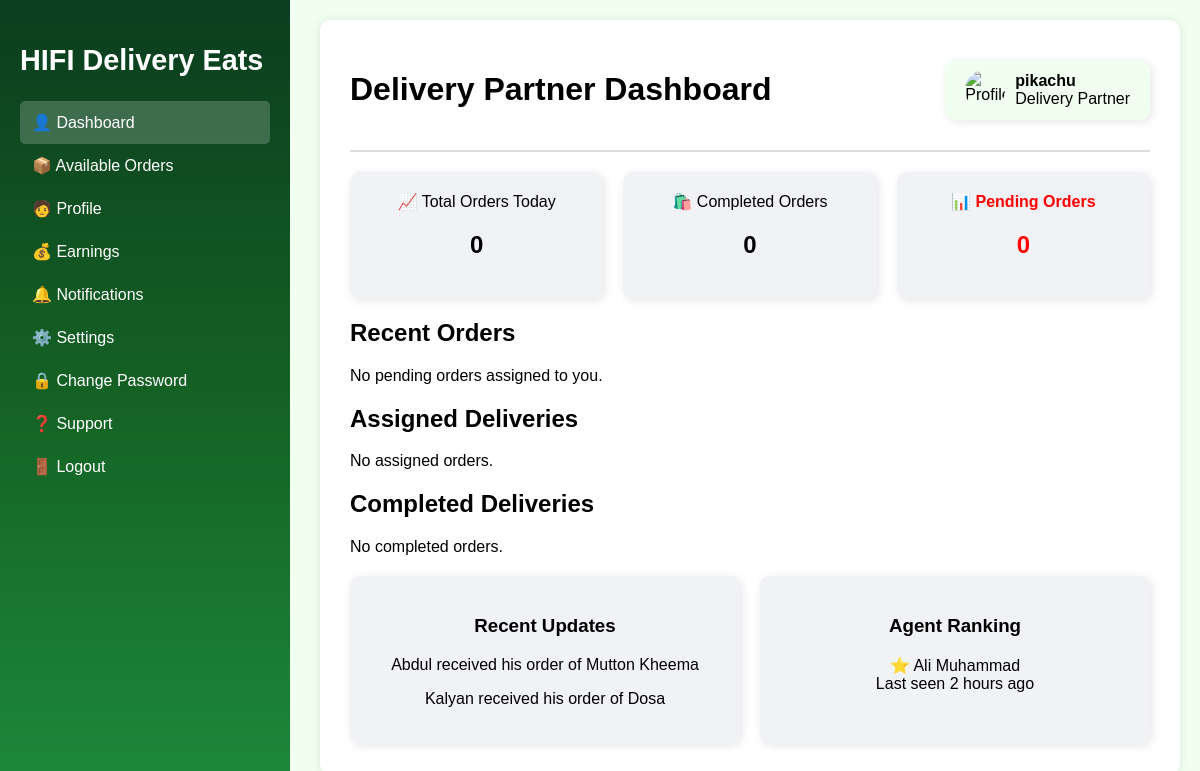
The page /delivery-agent (signed in) on the database as committed earlier.
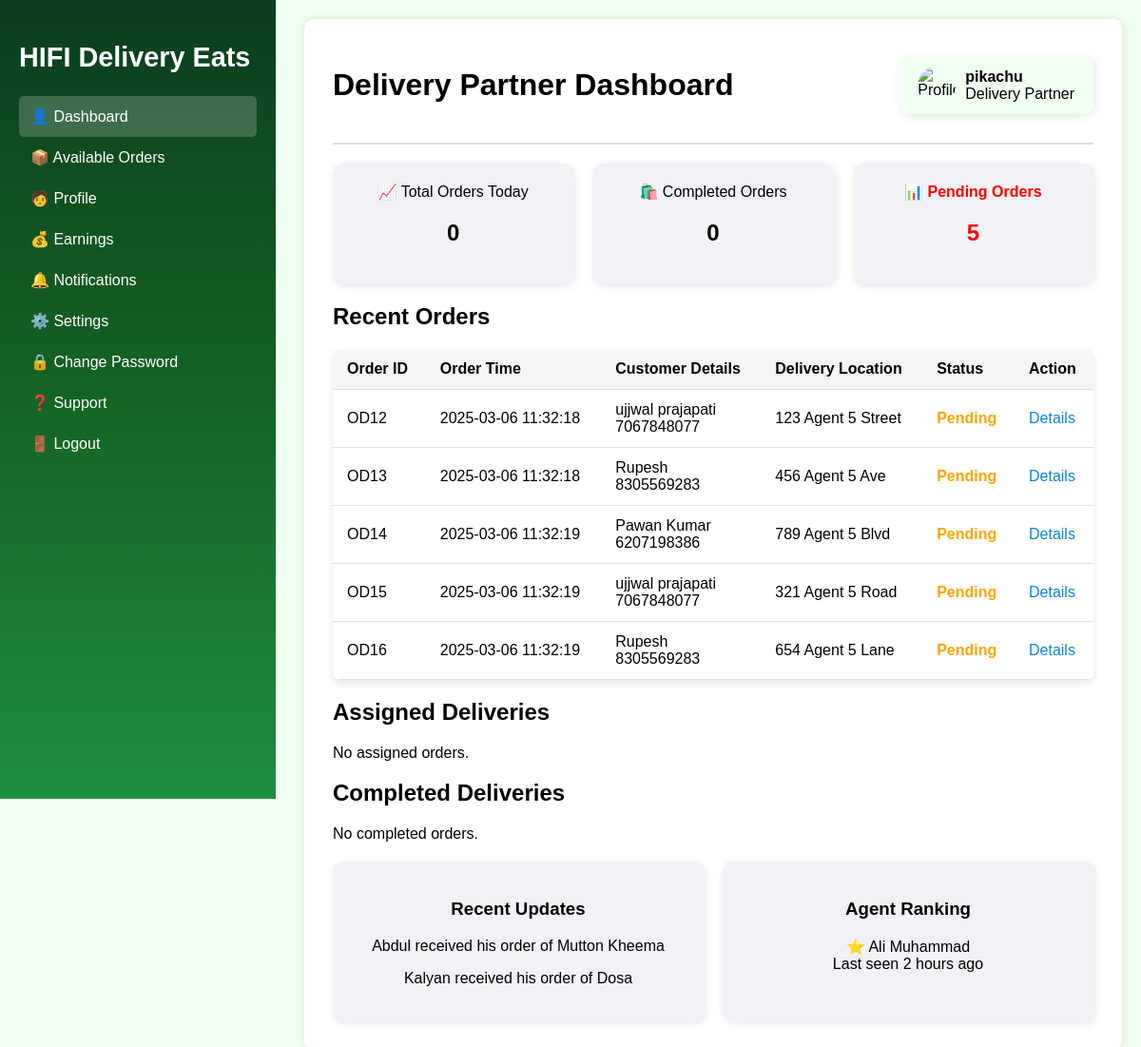
The same page on the database as committed later.
### models.py (models this page shows, shortened)
class DeliveryAgent(UserMixin, db.Model):
    __tablename__ = 'delivery_agent'
    id = db.Column(db.Integer, primary_key=True)
    username = db.Column(db.String(100))
    email = db.Column(db.String(100), unique=True)
    phone = db.Column(db.Integer, unique=True, nullable=False)
    password = db.Column(db.String(100), nullable=False)
    image = db.Column(db.String(255), nullable=True, server_default='')
    bio = db.Column(db.Text, nullable=True, server_default='')
    delivery_area = db.Column(db.String(100), nullable=False)
    available_slots = db.Column(db.Boolean, nullable=False, default=True)
    id_proof = db.Column(db.String(12), nullable=False, server_default='')
    is_approved = db.Column(db.Boolean, nullable=False, server_default='0')
    is_active = db.Column(db.Boolean, nullable=False, server_default='1')

class Order(db.Model):
    __tablename__ = 'order'
    id = db.Column(db.Integer, primary_key=True)
    user_id = db.Column(db.Integer, db.ForeignKey('customer.id'), nullable=False)
    delivery_agent_id = db.Column(db.Integer, db.ForeignKey('delivery_agent.id'), nullable=True)
    status = db.Column(db.String(50), nullable=False, default="Pending")
    total_price = db.Column(db.Float, nullable=False)
    delivery_location = db.Column(db.String(255), nullable=False)
    created_at = db.Column(db.DateTime, default=func.now())
    delivered_at = db.Column(db.DateTime, nullable=True)
    items = db.relationship("OrderItem", backref="order", lazy=True)
    user = db.relationship("Customer", back_populates="orders", foreign_keys=[user_id])  # Link to the user

class Customer(UserMixin, db.Model):
    __tablename__ = 'customer'
    id = db.Column(db.Integer, primary_key=True)
    username = db.Column(db.String(100))
    email = db.Column(db.String(100), unique=True)
    phone = db.Column(db.Integer,unique=True, nullable=False)
    password = db.Column(db.String(100), nullable=False)
    addresses = db.relationship("Address", backref="customer", lazy=True)
    orders = db.relationship("Order", back_populates="user", foreign_keys="Order.user_id")  # Orders placed by the user

### routes.py (the view)
    @app.route('/delivery-agent')
    def delivery_agent():
        agent = DeliveryAgent.query.get(current_user.id)
        address_subquery = (
            db.session.query(
                Address.customer_id,
                func.min(Address.address_line).label("customer_address")
            )
            .group_by(Address.customer_id)
            .subquery()
        )
        pending_orders = (
            db.session.query(
                Order.id.label("order_id"),
                Customer.id.label("customer_id"),
                Customer.username.label("customer_name"),
                Customer.phone.label("customer_phone"),
                address_subquery.c.customer_address,
                Order.status.label("order_status"),
                Order.total_price.label("order_total"),
                Order.delivery_location.label("delivery_location"),
                Order.created_at.label("order_date"),
            )
            .join(Customer, Order.user_id == Customer.id)
            .outerjoin(address_subquery, address_subquery.c.customer_id == Customer.id)
            .filter(Order.delivery_agent_id == current_user.id, Order.status == "Pending")
            .all()
        )
        assigned_orders = (
            db.session.query(
                Order.id.label("order_id"),
                Customer.id.label("customer_id"),
                Customer.username.label("customer_name"),
                Customer.phone.label("customer_phone"),
                Address.address_line.label("customer_address"),
                Order.status.label("order_status"),
                Order.total_price.label("order_total"),
                Order.delivery_location.label("delivery_location"),
                Order.created_at.label("order_date"),
            )
            .join(Customer, Order.user_id == Customer.id)
            .outerjoin(Address, Address.customer_id == Customer.id)
            .filter(Order.delivery_agent_id == current_user.id, Order.status == "Accepted")
            .distinct(Order.id)
            .all()
        )
        completed_orders = (
            db.session.query(
                Order.id.label("order_id"),
                Customer.id.label("customer_id"),
                Customer.username.label("customer_name"),
                Customer.phone.label("customer_phone"),
                Address.address_line.label("customer_address"),
                Order.status.label("order_status"),
                Order.total_price.label("order_total"),
                Order.delivery_location.label("delivery_location"),
                Order.created_at.label("order_date"),
            )
            .join(Customer, Order.user_id == Customer.id)
            .outerjoin(Address, Address.customer_id == Customer.id)
            .filter(Order.delivery_agent_id == current_user.id, Order.status == "Completed")
            .distinct(Order.id)
            .all()
        )
        today = datetime.datetime.now()
        todays_deliveries_count = (
            db.session.query(Order)
            .filter(
                Order.delivery_agent_id == current_user.id,
                db.func.date(Order.created_at) == today,
                Order.status == "Delivered"  # Adjust if your status differs
            )
            .count()
        )
        pending_count = (
            db.session.query(Order)
            .filter(Order.delivery_agent_id == current_user.id, Order.status == "Pending")
            .count()
        )
        completed_count = (
            db.session.query(Order)
            .filter(Order.delivery_agent_id == current_user.id, Order.status == "Completed")
            .count()
        )
        print(pending_orders)
        return render_template(
            'delivery_agent/dashboard.html',
            user=agent,
            pending_orders=pending_orders,
            assigned_orders=assigned_orders,
            completed_orders=completed_orders,
            todays_deliveries_count=todays_deliveries_count,
            pending_count=pending_count,
            completed_count=completed_count
        )

### templates/delivery_agent/dashboard.html
{% extends "delivery_agent/index.html" %}
{% block content %}
<header>
  <h1>Delivery Partner Dashboard</h1>
  <div class="admin-card">
    <img
      src="https://img.lovepik.com/element/45001/3052.png_860.png"
      alt="Profile"
      class="profile-image"
    />
    <div class="admin-info">
      <p><strong>{{ user.username }}</strong></p>
      <p class="role">Delivery Partner</p>
    </div>
  </div>
</header>
<section class="dashboard-stats">
  <div class="card">
    📈 Total Orders Today
    <h2>{{ todays_deliveries_count }}</h2>
  </div>
  <div class="card completed">
    🛍️ Completed Orders
    <h2>{{ completed_count }}</h2>
  </div>
  <div class="card pending">
    📊 Pending Orders
    <h2>{{ pending_count }}</h2>
  </div>
</section>
<section class="recent-orders">
  <h2>Recent Orders</h2>
  {% if pending_orders %}
  <table>
    <thead>
      <tr>
        <th>Order ID</th>
        <th>Order Time</th>
        <th>Customer Details</th>
        <th>Delivery Location</th>
        <th>Status</th>
        <th>Action</th>
      </tr>
    </thead>
    <tbody>
      {% for order in pending_orders %}
      <tr>
        <td>OD{{ order.order_id }}</td>
        <td>{{ order.order_date.strftime('%Y-%m-%d %H:%M:%S') }}</td>
        <td>
          {{ order.customer_name }}<br />
          {{ order.customer_phone }}
        </td>
        <td>{{ order.delivery_location }}</td>
        <td>{% if order.order_status == "Pending" %}
            <span class="status-value pending" id="orderStatus"
              >{{ order.order_status }}</span
            >
            {% elif order.order_status == "Completed" %}
            <span class="status-value completed" id="orderStatus"
              >{{ order.order_status }}</span
            >
            {% elif order.order_status == "In Progress" %}
            <span class="status-value in-progress" id="orderStatus"
              >{{ order.order_status }}</span
            >
            {% else %}
            <span class="status-value" id="orderStatus"
              >{{ order.order_status }}</span
            >
            {% endif %}</td>
        <td>
          <a href="{{ url_for('delivery_partner_order_detail', order_id=order.order_id) }}">Details</a>
        </td>
      </tr>
      {% endfor %}
    </tbody>
  </table>
  {% else %}
    <p>No pending orders assigned to you.</p>
  {% endif %}
</section>
<section class="recent-orders">
  <h2>Assigned Deliveries</h2>
  {% if assigned_orders %}
  <table>
    <thead>
      <tr>
        <th>Order ID</th>
        <th>Scheduled Delivery Time</th>
        <th>Customer Details</th>
        <th>Delivery Location</th>
        <th>Status</th>
        <th>Action</th>
      </tr>
    </thead>
    <tbody>
      {% for order in assigned_orders %}
      <tr>
        <td>OD{{ order.order_id }}</td>
        <td>{{ order.order_date.strftime('%Y-%m-%d %H:%M:%S') }}</td>
        <td>
          {{ order.customer_name }}<br />
          {{ order.customer_phone }}
        </td>
        <td>{{ order.delivery_location }}</td>
        <td>{{ order.order_status }}</td>
        <td>
          <a href="{{ url_for('delivery_partner_order_detail', order_id=order.order_id) }}">Details</a>
        </td>
      </tr>
      {% endfor %}
    </tbody>
  </table>
  {% else %}
    <p>No assigned orders.</p>
  {% endif %}
</section>
<section class="recent-orders">
  <h2>Completed Deliveries</h2>
  {% if completed_orders %}
  <table>
    <thead>
      <tr>
        <th>Order ID</th>
        <th>Delivery Date & Time</th>
        <th>Customer Details</th>
        <th>Delivery Location</th>
        <th>Status</th>
        <th>Action</th>
      </tr>
    </thead>
    <tbody>
      {% for order in completed_orders %}
      <tr>
        <td>OD{{ order.order_id }}</td>
        <td>{{ order.order_date.strftime('%Y-%m-%d %H:%M:%S') }}</td>
        <td>
          {{ order.customer_name }}<br />
          {{ order.customer_phone }}
        </td>
        <td>{{ order.delivery_location }}</td>
        <td>{{ order.order_status }}</td>
        <td>
          <a href="{{ url_for('delivery_partner_order_detail', order_id=order.order_id) }}">Details</a>
        </td>
      </tr>
      {% endfor %}
    </tbody>
  </table>
  {% else %}
    <p>No completed orders.</p>
  {% endif %}
</section>
<div class="side-info">
  <div class="side-card">
    <h3>Recent Updates</h3>
    <p>Abdul received his order of Mutton Kheema</p>
    <p>Kalyan received his order of Dosa</p>
  </div>
  <div class="side-card">
    <h3>Agent Ranking</h3>
    <p>⭐ Ali Muhammad<br />Last seen 2 hours ago</p>
  </div>
</div>
{% endblock content %}

### templates/delivery_agent/index.html (shortened to what this page needs)
<!DOCTYPE html>
<html lang="en">
<head>
  <link rel="stylesheet" href="/css/delivery_agent/index.css">
</head>
<body>
  <div class="sidebar">
    <h2>HIFI Delivery <span class="highlight">Eats</span></h2>
    <ul>
        <li class="{% if request.endpoint == 'delivery_agent' %}active{% endif %}">
          <a href="{{ url_for('delivery_agent') }}">👤 Dashboard</a>
        </li>
        <li >
          <a href="#">📦 Available Orders</a>
        </li>
        <li class="{% if request.endpoint == 'delivery_partner_profile' %}active{% endif %}">
          <a href="{{ url_for('delivery_partner_profile') }}">🧑 Profile</a>
        </li>
        <li >
          <a href="#">💰 Earnings</a>
        </li>
        <li >
          <a href="#">🔔 Notifications</a>
        </li>
        <li >
          <a href="#">⚙️ Settings</a>
        </li>
        <li >
          <a href="#">🔒 Change Password</a>
        </li>
        <li >
          <a href="#">❓ Support</a>
        </li>
        <li>
          <a href="{{ url_for('employee_logout') }}" class="logout">🚪 Logout</a>
        </li>
      </ul>
  </div>
  <div class="main-content">
    {% block content %}{% endblock content %}
  </div>
</body>
</html>

### static/css/delivery_agent/index.css (style rules this page uses)
body { font-family: 'Poppins', sans-serif; margin: 0; background: #f0fff0; }
.sidebar { position: fixed; top: 0; left: 0; width: 250px; height: 100vh; background: linear-gradient(180deg, #0b3d1e, #156425, #1e8e3e); padding: 20px; color: white; overflow-y: auto; }
.sidebar h2 { color: white; font-size: 1.8em; font-weight: bold; }
.sidebar ul { list-style: none; padding: 0; }
.sidebar ul li { padding: 12px; cursor: pointer; transition: 0.3s; color: white; }
.sidebar a { text-decoration: none; color: inherit; }
.main-content { margin: 20px 20px 20px 320px; padding: 30px; background: #ffffff; border-radius: 10px; box-shadow: 0px 0px 10px rgba(0,0,0,0.1); }
header { display: flex; justify-content: space-between; align-items: center; padding-bottom: 20px; border-bottom: 2px solid #ddd; }
.dashboard-stats { display: flex; gap: 20px; margin: 20px 0; }
.card { background: #f1f2f6; padding: 20px; border-radius: 10px; box-shadow: 2px 2px 10px rgba(0,0,0,0.1); flex: 1; text-align: center; transition: 0.3s; }
.admin-card { background: #f0fff0; padding: 10px 20px; border-radius: 10px; box-shadow: 2px 2px 10px rgba(0,0,0,0.1); display: flex; align-items: center; gap: 10px; transition: 0.3s; }
.admin-card p { margin: 0; }
.pending { color: red; font-weight: bold; }
table { width: 100%; border-collapse: collapse; margin-top: 20px; border-radius: 8px; overflow: hidden; box-shadow: 0 4px 8px rgba(0, 0, 0, 0.1); }
th, td { padding: 12px 15px; text-align: left; border-bottom: 1px solid #e0e0e0; }
th { background: #f5f5f5; font-weight: 600; }
td a { color: #0984e3; text-decoration: none; }
.side-info { display: flex; gap: 20px; margin-top: 20px; }
.side-card { background: #f1f2f6; padding: 20px; border-radius: 10px; box-shadow: 2px 2px 10px rgba(0,0,0,0.1); flex: 1; transition: 0.3s; text-align: center; }
.highlight { color: #ffffff; }
.profile-image { width: 40px; height: 40px; border-radius: 50%; object-fit: cover; }
.admin-info { display: flex; flex-direction: column; }
.logout { text-decoration: none; color: white; }
.sidebar ul li.active { background: rgba(255, 255, 255, 0.2); border-radius: 5px; }
.status-value.pending { color: orange; }
.status-value { font-weight: bold; }

Rows that differ between the two databases and show on the page:
added Order: order_id "12", order_date "2025-03-06 11:32:18", customer_name "ujjwal prajapati", customer_phone "7067848077", delivery_location "123 Agent 5 Street", order_status "Pending"
added Order: order_id "13", order_date "2025-03-06 11:32:18", customer_name "Rupesh", customer_phone "8305569283", delivery_location "456 Agent 5 Ave", order_status "Pending"
added Order: order_id "14", order_date "2025-03-06 11:32:19", customer_name "Pawan Kumar", customer_phone "6207198386", delivery_location "789 Agent 5 Blvd", order_status "Pending"
added Order: order_id "15", order_date "2025-03-06 11:32:19", customer_name "ujjwal prajapati", customer_phone "7067848077", delivery_location "321 Agent 5 Road", order_status "Pending"
added Order: order_id "16", order_date "2025-03-06 11:32:19", customer_name "Rupesh", customer_phone "8305569283", delivery_location "654 Agent 5 Lane", order_status "Pending"
Other text that changed with them:
{{ pending_count }}: "0" → "5"
text no longer shown: "No pending orders assigned to you."
text now shown: "Order ID Order Time Customer Details Delivery Location Status Action"
